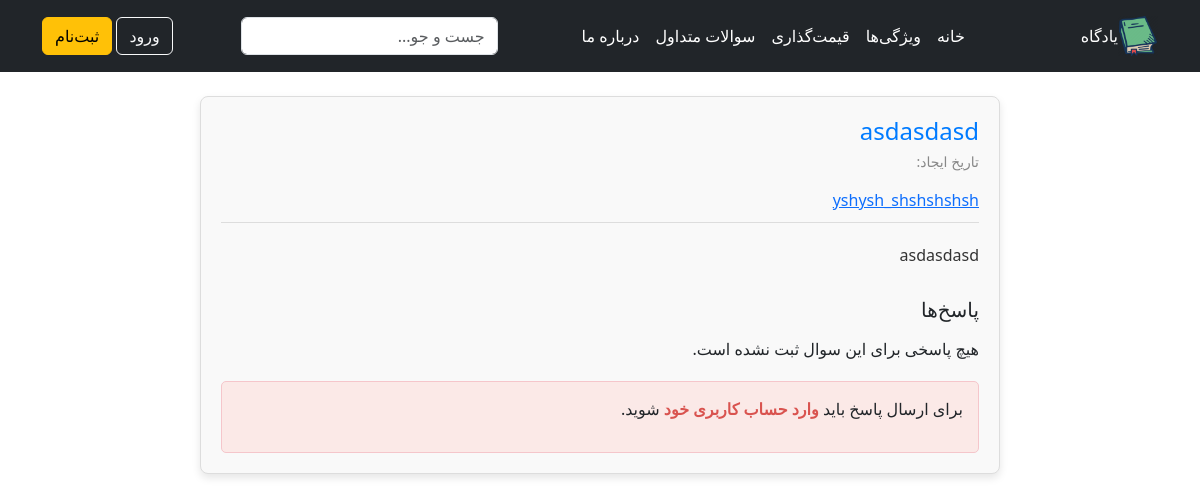
The app's page /question/7/, older data.
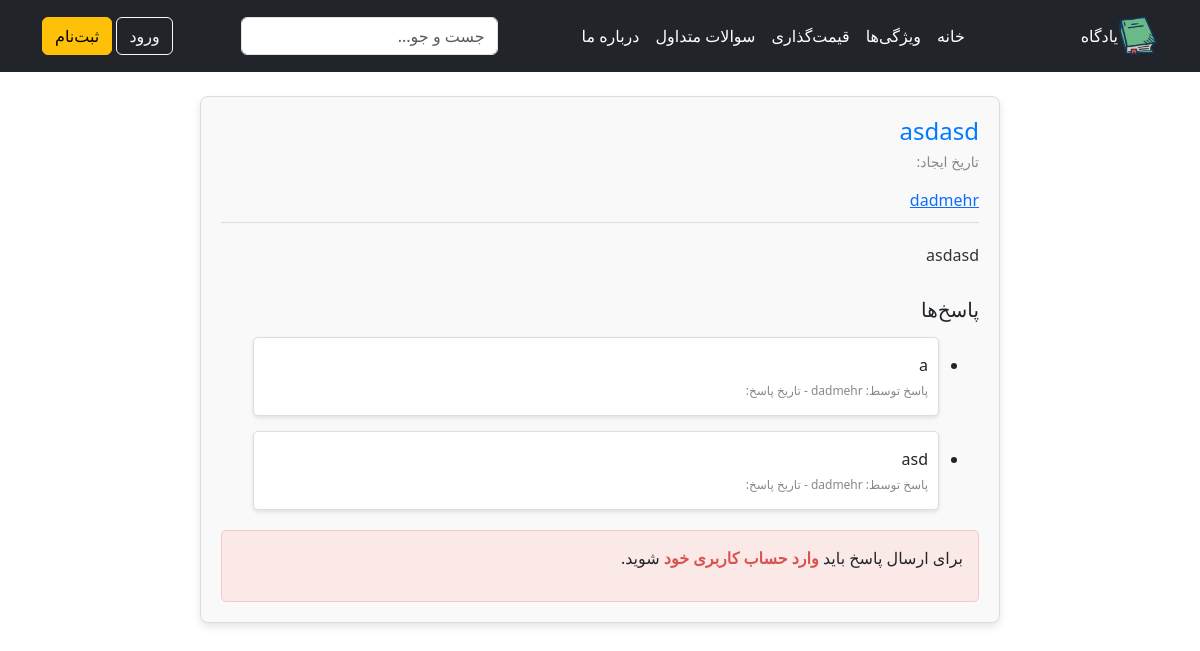
The same page, newer data.
### home/models.py (models this page shows, shortened)
class Question(models.Model):
    title = models.CharField(max_length=255)
    content = models.TextField()
    created_at = models.DateTimeField(auto_now_add=True)
    user = models.ForeignKey(User, on_delete=models.CASCADE, related_name="questions")

class Reply(models.Model):
    question = models.ForeignKey(Question, related_name='replies', on_delete=models.CASCADE)
    content = models.TextField()
    created_at = models.DateTimeField(auto_now_add=True)
    user = models.ForeignKey(User, on_delete=models.CASCADE, related_name='replies')  # تغییر OneToOne به ForeignKey

### home/views.py (the view)
# urls.py: path('question/<int:question_id>/', question_detail, name='question_detail'),
def question_detail(request, question_id):
    question = get_object_or_404(Question, id=question_id)
    if request.method == 'POST':
        form = ReplyForm(request.POST)
        if form.is_valid():
            reply = form.save(commit=False)
            reply.question = question
            reply.user = request.user
            reply.save()
            return redirect('question_detail', question_id=question.id)
    else:
        form = ReplyForm()
    return render(request, 'question_detail.html', {'question': question, 'form': form})

### home/forms.py
class ReplyForm(forms.ModelForm):
    class Meta:
        model = Reply
        fields = ['content']

### home/templatetags/custom_filters.py (called while the page is built)
@register.filter
def jalali_date(value):
    if value:
        return jdatetime.date.fromgregorian(date=value).strftime("%d %B")
    return value

### home/templates/question_detail.html (shortened to what this page needs)
{% extends 'base.html' %}
{% load custom_filters %}
{% block content %}
<div class="question-detail-container">
    <div class="question-header">
        <h2>{{ question.title }}</h2>
        <p class="question-meta">تاریخ ایجاد: {{ question.created_at|jalali_date }}</p>
        {% if question.user and question.user.username %}
            <a href="{% url 'user_profile' question.user.username %}">{{ question.user.username }}</a>
        {% else %}
            <span>کاربر ناشناس</span>
        {% endif %}
    </div>
    <div class="question-content">
        <p>{{ question.content }}</p>
    </div>
    <div class="replies-section">
        <h3>پاسخ‌ها</h3>
        {% if question.replies.all %}
            <ul>
                {% for reply in question.replies.all %}
                    <li class="reply-item">
                        <p>{{ reply.content }}</p>
                        <p class="reply-meta">پاسخ توسط: {{ reply.user.username }} - تاریخ پاسخ: {{ reply.created_at|jalali_date }}</p>
                    </li>
                {% endfor %}
            </ul>
        {% else %}
            <p>هیچ پاسخی برای این سوال ثبت نشده است.</p>
        {% endif %}
    </div>
    {% if user.is_authenticated %}
        <div class="reply-form">
            <h3>ارسال پاسخ</h3>
            <form method="POST">
                {% csrf_token %}
                {{ form.as_p }}
                <button type="submit">ارسال پاسخ</button>
            </form>
        </div>
    {% else %}
        <div class="login-notice">
            <p>برای ارسال پاسخ باید <a href="{% url 'login' %}">وارد حساب کاربری خود</a> شوید.</p>
        </div>
    {% endif %}
</div>
{% endblock %}

Row changes from the older to the newer data that the page shows:
changed Question: title "asdasdasd" → "asdasd"; user.username "yshysh_shshshshsh" → "dadmehr"; content "asdasdasd" → "asdasd"
now on this page (row edited): Reply: content "a", user.username "dadmehr"
changed Reply (number 1 of 2 on the later page): question_id 10 → 7 (drawn)
now on this page (row edited): Reply: content "asd", user.username "dadmehr"
Text that changed along with them:
text no longer shown: "هیچ پاسخی برای این سوال ثبت نشده است."
